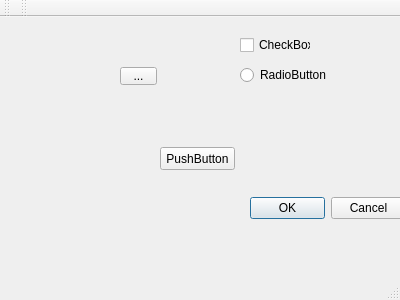
<?xml version="1.0" encoding="UTF-8"?>
<ui version="4.0">
 <class>MainWindow</class>
 <widget class="QMainWindow" name="MainWindow">
  <property name="geometry">
   <rect>
    <x>0</x>
    <y>0</y>
    <width>400</width>
    <height>300</height>
   </rect>
  </property>
  <property name="windowTitle">
   <string>MainWindow</string>
  </property>
  <widget class="QWidget" name="centralWidget">
   <widget class="QPushButton" name="pushButton">
    <property name="geometry">
     <rect>
      <x>160</x>
      <y>130</y>
      <width>75</width>
      <height>23</height>
     </rect>
    </property>
    <property name="text">
     <string>PushButton</string>
    </property>
   </widget>
   <widget class="QToolButton" name="toolButton">
    <property name="geometry">
     <rect>
      <x>120</x>
      <y>50</y>
      <width>37</width>
      <height>18</height>
     </rect>
    </property>
    <property name="text">
     <string>...</string>
    </property>
   </widget>
   <widget class="QRadioButton" name="radioButton">
    <property name="geometry">
     <rect>
      <x>240</x>
      <y>50</y>
      <width>89</width>
      <height>16</height>
     </rect>
    </property>
    <property name="text">
     <string>RadioButton</string>
    </property>
   </widget>
   <widget class="QCheckBox" name="checkBox">
    <property name="geometry">
     <rect>
      <x>240</x>
      <y>20</y>
      <width>71</width>
      <height>16</height>
     </rect>
    </property>
    <property name="text">
     <string>CheckBox</string>
    </property>
   </widget>
   <widget class="QDialogButtonBox" name="buttonBox">
    <property name="geometry">
     <rect>
      <x>250</x>
      <y>180</y>
      <width>156</width>
      <height>23</height>
     </rect>
    </property>
    <property name="standardButtons">
     <set>QDialogButtonBox::Cancel|QDialogButtonBox::Ok</set>
    </property>
   </widget>
  </widget>
  <widget class="QMenuBar" name="menuBar">
   <property name="geometry">
    <rect>
     <x>0</x>
     <y>0</y>
     <width>400</width>
     <height>23</height>
    </rect>
   </property>
  </widget>
  <widget class="QToolBar" name="mainToolBar">
   <attribute name="toolBarArea">
    <enum>TopToolBarArea</enum>
   </attribute>
   <attribute name="toolBarBreak">
    <bool>false</bool>
   </attribute>
  </widget>
  <widget class="QStatusBar" name="statusBar"/>
  <widget class="QToolBar" name="toolBar">
   <property name="windowTitle">
    <string>toolBar</string>
   </property>
   <attribute name="toolBarArea">
    <enum>TopToolBarArea</enum>
   </attribute>
   <attribute name="toolBarBreak">
    <bool>false</bool>
   </attribute>
  </widget>
 </widget>
 <layoutdefault spacing="6" margin="11"/>
 <resources/>
 <connections/>
</ui>
